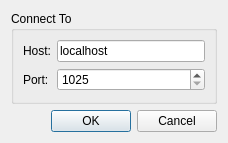
<?xml version="1.0" encoding="UTF-8"?>
<ui version="4.0">
 <class>ConnectDialog</class>
 <widget class="QDialog" name="ConnectDialog">
  <property name="geometry">
   <rect>
    <x>0</x>
    <y>0</y>
    <width>228</width>
    <height>143</height>
   </rect>
  </property>
  <property name="windowTitle">
   <string>Dialog</string>
  </property>
  <layout class="QVBoxLayout" name="verticalLayout">
   <item>
    <widget class="QGroupBox" name="groupBox">
     <property name="title">
      <string>Connect To</string>
     </property>
     <layout class="QFormLayout" name="formLayout">
      <item row="0" column="0">
       <widget class="QLabel" name="label">
        <property name="text">
         <string>Host:</string>
        </property>
       </widget>
      </item>
      <item row="0" column="1">
       <widget class="QLineEdit" name="host">
        <property name="text">
         <string>localhost</string>
        </property>
       </widget>
      </item>
      <item row="1" column="0">
       <widget class="QLabel" name="label_2">
        <property name="text">
         <string>Port:</string>
        </property>
       </widget>
      </item>
      <item row="1" column="1">
       <widget class="QSpinBox" name="port">
        <property name="minimum">
         <number>1025</number>
        </property>
        <property name="maximum">
         <number>65536</number>
        </property>
       </widget>
      </item>
     </layout>
    </widget>
   </item>
   <item>
    <widget class="QDialogButtonBox" name="buttonBox">
     <property name="orientation">
      <enum>Qt::Horizontal</enum>
     </property>
     <property name="standardButtons">
      <set>QDialogButtonBox::Cancel|QDialogButtonBox::Ok</set>
     </property>
    </widget>
   </item>
  </layout>
 </widget>
 <resources/>
 <connections>
  <connection>
   <sender>buttonBox</sender>
   <signal>accepted()</signal>
   <receiver>ConnectDialog</receiver>
   <slot>accept()</slot>
   <hints>
    <hint type="sourcelabel">
     <x>218</x>
     <y>122</y>
    </hint>
    <hint type="destinationlabel">
     <x>157</x>
     <y>142</y>
    </hint>
   </hints>
  </connection>
  <connection>
   <sender>buttonBox</sender>
   <signal>rejected()</signal>
   <receiver>ConnectDialog</receiver>
   <slot>reject()</slot>
   <hints>
    <hint type="sourcelabel">
     <x>218</x>
     <y>128</y>
    </hint>
    <hint type="destinationlabel">
     <x>227</x>
     <y>142</y>
    </hint>
   </hints>
  </connection>
 </connections>
</ui>
